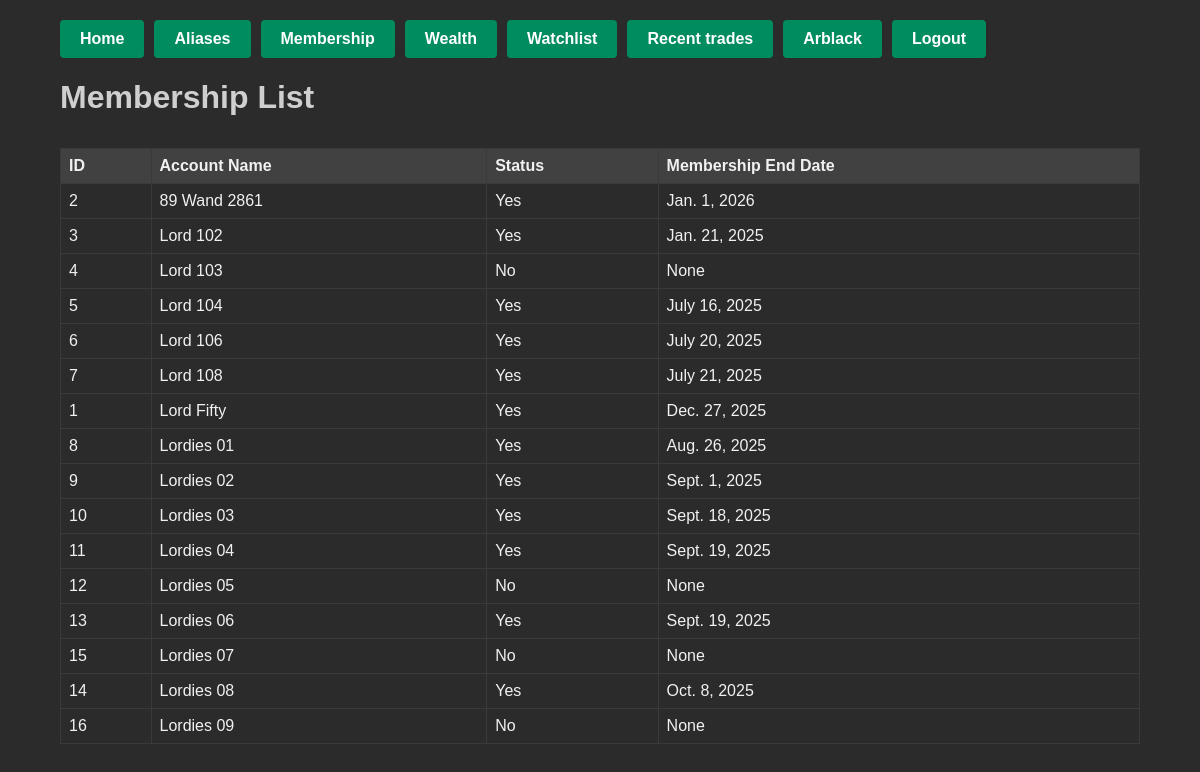
Screenshot of /membership/ (signed in) with the database file from the repository.
### trades/models.py (models this page shows, shortened)
class Membership(models.Model):
    account_name = models.CharField(max_length=100, unique=True)
    membership_status = models.CharField(max_length=10, default="No")  # "Yes"/"No"
    membership_end_date = models.DateField(blank=True, null=True)

### trades/views.py (the view)
# urls.py: path('membership/', views.membership_list, name='membership_list'),
def membership_list(request):
    if not request.user.is_authenticated:
        return redirect('trades:login_view')
    memberships = Membership.objects.all().order_by('account_name')
    return render(request, 'trades/membership_list.html', {
        'memberships': memberships,
    })

### trades/templates/trades/membership_list.html (shortened to what this page needs)
{% load static %}
<!DOCTYPE html>
<html>
<head>
    <link rel="stylesheet" href="{% static 'trades/css/dark_theme.css' %}">
</head>
<body>
<div class="container">
    <div class="top-nav">
        <ul class="nav-buttons">
            <li><a href="{% url 'trades:index' %}">Home</a></li>
            <li><a href="{% url 'trades:alias_list' %}">Aliases</a></li>
            <li><a href="{% url 'trades:membership_list' %}">Membership</a></li>
            <li><a href="{% url 'trades:wealth_list' %}">Wealth</a></li>
            <li><a href="{% url 'trades:watchlist_list' %}">Watchlist</a></li>
            <li><a href="{% url 'trades:recent_trades' %}">Recent trades</a></li>
            {% if user.is_authenticated %}
                <li><a href="{% url 'trades:account_page' %}">{{ user.username }}</a></li>
                <li><a href="{% url 'trades:logout_view' %}">Logout</a></li>
            {% else %}
                <li><a href="{% url 'trades:login_view' %}">Account</a></li>
            {% endif %}
        </ul>
    </div>
    <h1>Membership List</h1>
    <table>
        <thead>
            <tr>
                <th>ID</th>
                <th>Account Name</th>
                <th>Status</th>
                <th>Membership End Date</th>
            </tr>
        </thead>
        <tbody>
        {% for m in memberships %}
            <tr>
                <td>{{ m.id }}</td>
                <td>{{ m.account_name }}</td>
                <td>{{ m.membership_status }}</td>
                <td>{{ m.membership_end_date }}</td>
            </tr>
        {% endfor %}
        </tbody>
    </table>
</div>
</body>
</html>

### trades/static/trades/css/dark_theme.css (style rules this page uses)
html, body { margin: 0; padding: 0; background-color: #2b2b2b; color: #f1f1f1; font-family: Arial, sans-serif; }
.container { width: 90%; margin: 0 auto; padding: 20px; }
h1, h2, h3 { color: #cfcfcf; margin-bottom: 1em; }
table { width: 100%; border-collapse: collapse; margin-top: 1em; }
table, th, td { border: 1px solid #3a3a3a; }
th { background-color: #414141; color: #f1f1f1; text-align: left; padding: 8px; }
td { padding: 8px; }
a { color: #81d4f2; text-decoration: none; }
.top-nav { margin-bottom: 20px; }
.top-nav .nav-buttons { list-style: none; display: flex; gap: 10px; padding: 0; margin: 0; }
.top-nav .nav-buttons li a { background-color: #008c5f; color: #fff; padding: 10px 20px; text-decoration: none; border-radius: 4px; font-weight: bold; display: inline-block; }

### trades/templates/trades/membership_list.html (style rules this page uses)
.top-nav { margin-bottom: 20px; }
.top-nav .nav-buttons { list-style: none; display: flex; gap: 10px; padding: 0; margin: 0; }
.top-nav .nav-buttons li a { background-color: #008c5f; color: #fff; padding: 10px 20px; text-decoration: none; border-radius: 4px; font-weight: bold; display: inline-block; }

### rows the page displays
Membership: id "2", account_name "89 Wand 2861", membership_status "Yes", membership_end_date "Jan. 1, 2026"
Membership: id "3", account_name "Lord 102", membership_status "Yes", membership_end_date "Jan. 21, 2025"
Membership: id "4", account_name "Lord 103", membership_status "No", membership_end_date "None"
Membership: id "5", account_name "Lord 104", membership_status "Yes", membership_end_date "July 16, 2025"
Membership: id "6", account_name "Lord 106", membership_status "Yes", membership_end_date "July 20, 2025"
Membership: id "7", account_name "Lord 108", membership_status "Yes", membership_end_date "July 21, 2025"
Membership: id "1", account_name "Lord Fifty", membership_status "Yes", membership_end_date "Dec. 27, 2025"
Membership: id "8", account_name "Lordies 01", membership_status "Yes", membership_end_date "Aug. 26, 2025"
Membership: id "9", account_name "Lordies 02", membership_status "Yes", membership_end_date "Sept. 1, 2025"
Membership: id "10", account_name "Lordies 03", membership_status "Yes", membership_end_date "Sept. 18, 2025"
Membership: id "11", account_name "Lordies 04", membership_status "Yes", membership_end_date "Sept. 19, 2025"
Membership: id "12", account_name "Lordies 05", membership_status "No", membership_end_date "None"
Membership: id "13", account_name "Lordies 06", membership_status "Yes", membership_end_date "Sept. 19, 2025"
Membership: id "15", account_name "Lordies 07", membership_status "No", membership_end_date "None"
Membership: id "14", account_name "Lordies 08", membership_status "Yes", membership_end_date "Oct. 8, 2025"
Membership: id "16", account_name "Lordies 09", membership_status "No", membership_end_date "None"

### other values shown
{{ user.username }} "Arblack"
